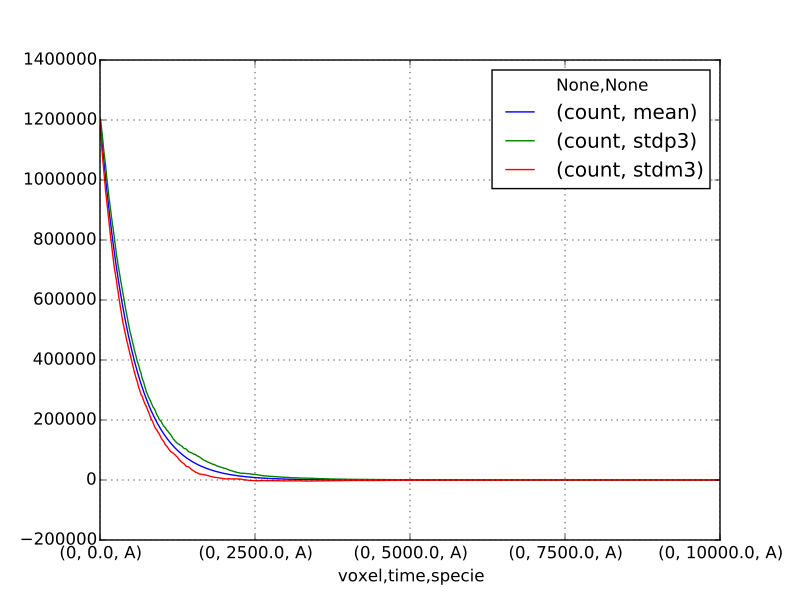

Generate this figure with Python:
import matplotlib.pyplot as plt
import numpy as np
from stochdiff import output
out = output.Output('model.h5')
counts = out.counts()
gb = counts.groupby(level='voxel time  specie'.split())
def stdp3(x):
   return np.mean(x) + np.std(x)*100
def stdm3(x):
   return np.mean(x) - np.std(x)*100
data = gb.aggregate([np.mean, stdp3, stdm3])
data.plot()
plt.show()
